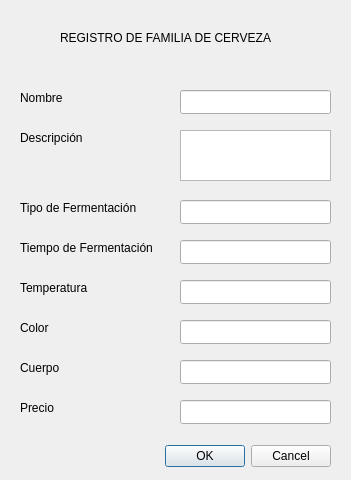
<?xml version="1.0" encoding="UTF-8"?>
<ui version="4.0">
 <class>VentanaRegistrarFamilia</class>
 <widget class="QDialog" name="VentanaRegistrarFamilia">
  <property name="geometry">
   <rect>
    <x>0</x>
    <y>0</y>
    <width>351</width>
    <height>480</height>
   </rect>
  </property>
  <property name="windowTitle">
   <string>Dialog</string>
  </property>
  <widget class="QDialogButtonBox" name="buttonBox">
   <property name="geometry">
    <rect>
     <x>150</x>
     <y>440</y>
     <width>181</width>
     <height>32</height>
    </rect>
   </property>
   <property name="orientation">
    <enum>Qt::Horizontal</enum>
   </property>
   <property name="standardButtons">
    <set>QDialogButtonBox::Cancel|QDialogButtonBox::Ok</set>
   </property>
  </widget>
  <widget class="QLabel" name="label">
   <property name="geometry">
    <rect>
     <x>20</x>
     <y>90</y>
     <width>59</width>
     <height>16</height>
    </rect>
   </property>
   <property name="text">
    <string>Nombre</string>
   </property>
  </widget>
  <widget class="QLabel" name="label_2">
   <property name="geometry">
    <rect>
     <x>20</x>
     <y>130</y>
     <width>81</width>
     <height>16</height>
    </rect>
   </property>
   <property name="text">
    <string>Descripción</string>
   </property>
  </widget>
  <widget class="QLabel" name="label_3">
   <property name="geometry">
    <rect>
     <x>20</x>
     <y>200</y>
     <width>141</width>
     <height>16</height>
    </rect>
   </property>
   <property name="text">
    <string>Tipo de Fermentación</string>
   </property>
  </widget>
  <widget class="QLabel" name="label_4">
   <property name="geometry">
    <rect>
     <x>20</x>
     <y>240</y>
     <width>151</width>
     <height>16</height>
    </rect>
   </property>
   <property name="text">
    <string>Tiempo de Fermentación</string>
   </property>
  </widget>
  <widget class="QLabel" name="label_5">
   <property name="geometry">
    <rect>
     <x>20</x>
     <y>280</y>
     <width>81</width>
     <height>16</height>
    </rect>
   </property>
   <property name="text">
    <string>Temperatura</string>
   </property>
  </widget>
  <widget class="QLabel" name="label_6">
   <property name="geometry">
    <rect>
     <x>20</x>
     <y>320</y>
     <width>59</width>
     <height>16</height>
    </rect>
   </property>
   <property name="text">
    <string>Color</string>
   </property>
  </widget>
  <widget class="QLabel" name="label_7">
   <property name="geometry">
    <rect>
     <x>20</x>
     <y>360</y>
     <width>59</width>
     <height>16</height>
    </rect>
   </property>
   <property name="text">
    <string>Cuerpo</string>
   </property>
  </widget>
  <widget class="QLabel" name="label_8">
   <property name="geometry">
    <rect>
     <x>20</x>
     <y>400</y>
     <width>59</width>
     <height>16</height>
    </rect>
   </property>
   <property name="text">
    <string>Precio</string>
   </property>
  </widget>
  <widget class="QTextEdit" name="txeDescripcion">
   <property name="geometry">
    <rect>
     <x>180</x>
     <y>130</y>
     <width>151</width>
     <height>51</height>
    </rect>
   </property>
  </widget>
  <widget class="QLineEdit" name="lneNombre">
   <property name="geometry">
    <rect>
     <x>180</x>
     <y>90</y>
     <width>151</width>
     <height>24</height>
    </rect>
   </property>
  </widget>
  <widget class="QLabel" name="label_9">
   <property name="geometry">
    <rect>
     <x>60</x>
     <y>30</y>
     <width>231</width>
     <height>16</height>
    </rect>
   </property>
   <property name="text">
    <string>REGISTRO DE FAMILIA DE CERVEZA</string>
   </property>
  </widget>
  <widget class="QLineEdit" name="lneTipoDeFermentacion">
   <property name="geometry">
    <rect>
     <x>180</x>
     <y>200</y>
     <width>151</width>
     <height>24</height>
    </rect>
   </property>
  </widget>
  <widget class="QLineEdit" name="lneTiempoDeFermentacion">
   <property name="geometry">
    <rect>
     <x>180</x>
     <y>240</y>
     <width>151</width>
     <height>24</height>
    </rect>
   </property>
  </widget>
  <widget class="QLineEdit" name="lneTemperatura">
   <property name="geometry">
    <rect>
     <x>180</x>
     <y>280</y>
     <width>151</width>
     <height>24</height>
    </rect>
   </property>
  </widget>
  <widget class="QLineEdit" name="lneColor">
   <property name="geometry">
    <rect>
     <x>180</x>
     <y>320</y>
     <width>151</width>
     <height>24</height>
    </rect>
   </property>
  </widget>
  <widget class="QLineEdit" name="lneCuerpo">
   <property name="geometry">
    <rect>
     <x>180</x>
     <y>360</y>
     <width>151</width>
     <height>24</height>
    </rect>
   </property>
  </widget>
  <widget class="QLineEdit" name="lnePrecio">
   <property name="geometry">
    <rect>
     <x>180</x>
     <y>400</y>
     <width>151</width>
     <height>24</height>
    </rect>
   </property>
  </widget>
 </widget>
 <tabstops>
  <tabstop>lneNombre</tabstop>
  <tabstop>txeDescripcion</tabstop>
  <tabstop>lneTipoDeFermentacion</tabstop>
  <tabstop>lneTiempoDeFermentacion</tabstop>
  <tabstop>lneTemperatura</tabstop>
  <tabstop>lneColor</tabstop>
  <tabstop>lneCuerpo</tabstop>
  <tabstop>lnePrecio</tabstop>
 </tabstops>
 <resources/>
 <connections>
  <connection>
   <sender>buttonBox</sender>
   <signal>accepted()</signal>
   <receiver>VentanaRegistrarFamilia</receiver>
   <slot>accept()</slot>
   <hints>
    <hint type="sourcelabel">
     <x>248</x>
     <y>254</y>
    </hint>
    <hint type="destinationlabel">
     <x>157</x>
     <y>274</y>
    </hint>
   </hints>
  </connection>
  <connection>
   <sender>buttonBox</sender>
   <signal>rejected()</signal>
   <receiver>VentanaRegistrarFamilia</receiver>
   <slot>reject()</slot>
   <hints>
    <hint type="sourcelabel">
     <x>316</x>
     <y>260</y>
    </hint>
    <hint type="destinationlabel">
     <x>286</x>
     <y>274</y>
    </hint>
   </hints>
  </connection>
 </connections>
</ui>
